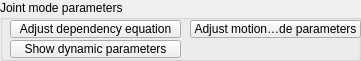
  <widget class="QGroupBox" name="groupBox_3">
   <property name="geometry">
    <rect>
     <x>9</x>
     <y>265</y>
     <width>361</width>
     <height>61</height>
    </rect>
   </property>
   <property name="title">
    <string>Joint mode parameters</string>
   </property>
   <property name="flat">
    <bool>true</bool>
   </property>
   <widget class="QToolButton" name="qqAdjustDependency">
    <property name="geometry">
     <rect>
      <x>10</x>
      <y>20</y>
      <width>171</width>
      <height>18</height>
     </rect>
    </property>
    <property name="focusPolicy">
     <enum>Qt::StrongFocus</enum>
    </property>
    <property name="text">
     <string>Adjust dependency equation</string>
    </property>
   </widget>
   <widget class="QToolButton" name="qqAdjustMotion">
    <property name="geometry">
     <rect>
      <x>190</x>
      <y>20</y>
      <width>171</width>
      <height>18</height>
     </rect>
    </property>
    <property name="focusPolicy">
     <enum>Qt::StrongFocus</enum>
    </property>
    <property name="text">
     <string>Adjust motion mode parameters</string>
    </property>
   </widget>
   <widget class="QToolButton" name="qqAdjustDynamicParameters">
    <property name="geometry">
     <rect>
      <x>10</x>
      <y>40</y>
      <width>171</width>
      <height>18</height>
     </rect>
    </property>
    <property name="focusPolicy">
     <enum>Qt::StrongFocus</enum>
    </property>
    <property name="text">
     <string>Show dynamic parameters</string>
    </property>
    <property name="checkable">
     <bool>true</bool>
    </property>
   </widget>
  </widget>
